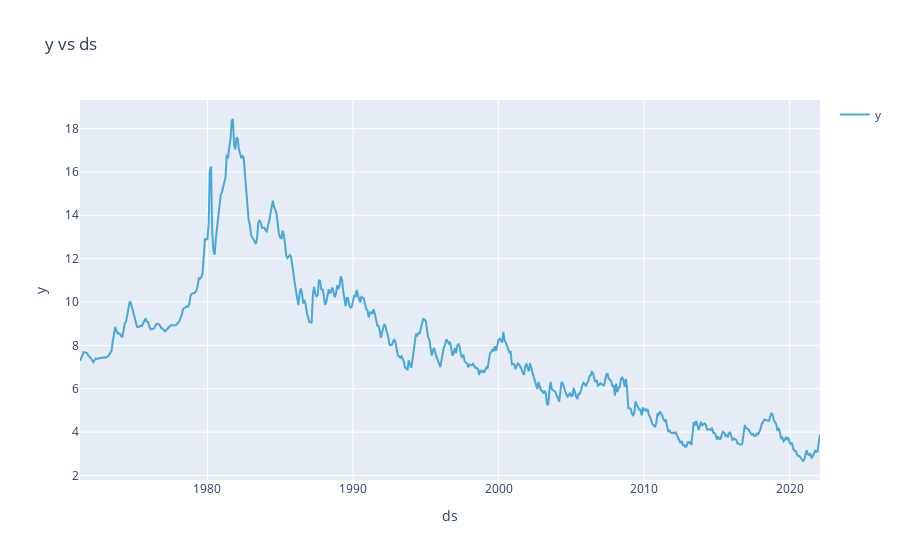

The notebook cell this image was saved under:
### Code cell
ts = result.timeseries
fig = ts.plot()
plotly.io.show(fig)

### Figure 1 — Plotly figure (JSON) as saved in the notebook; plotly's stock layout.template omitted (floating-point values rounded to 4 significant figures; data arrays with more than 128 entries replaced by an {"elided": "..."} marker saying what was removed)
{"data": [{"line": {"color": "rgb(32, 149, 212)"}, "mode": "lines", "name": "y", "opacity": 0.8, "type": "scatter", "x": {"elided": "611 str values"}, "y": {"elided": "611 float values"}}], "layout": {"legend": {"traceorder": "reversed"}, "showlegend": true, "title": {"text": "y vs ds"}, "xaxis": {"title": {"text": "ds"}}, "yaxis": {"title": {"text": "y"}}}}
